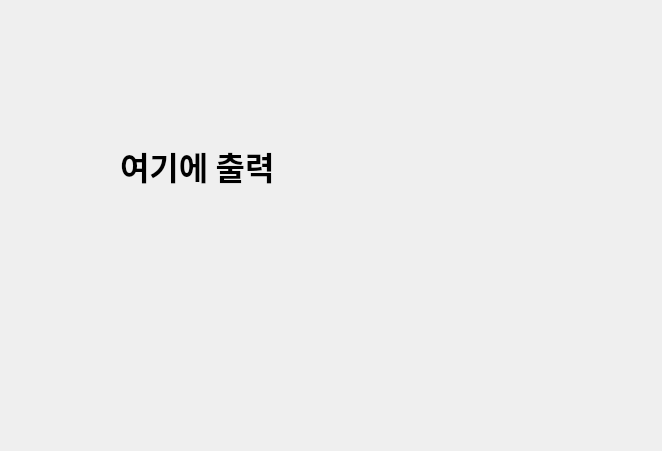
<?xml version="1.0" encoding="UTF-8"?>
<ui version="4.0">
 <class>Dialog</class>
 <widget class="QDialog" name="Dialog">
  <property name="geometry">
   <rect>
    <x>0</x>
    <y>0</y>
    <width>662</width>
    <height>451</height>
   </rect>
  </property>
  <property name="windowTitle">
   <string>Dialog</string>
  </property>
  <widget class="QLabel" name="label">
   <property name="geometry">
    <rect>
     <x>120</x>
     <y>90</y>
     <width>381</width>
     <height>151</height>
    </rect>
   </property>
   <property name="font">
    <font>
     <family>맑은 고딕</family>
     <pointsize>24</pointsize>
     <weight>75</weight>
     <bold>true</bold>
    </font>
   </property>
   <property name="text">
    <string>여기에 출력</string>
   </property>
  </widget>
 </widget>
 <resources/>
 <connections/>
</ui>
